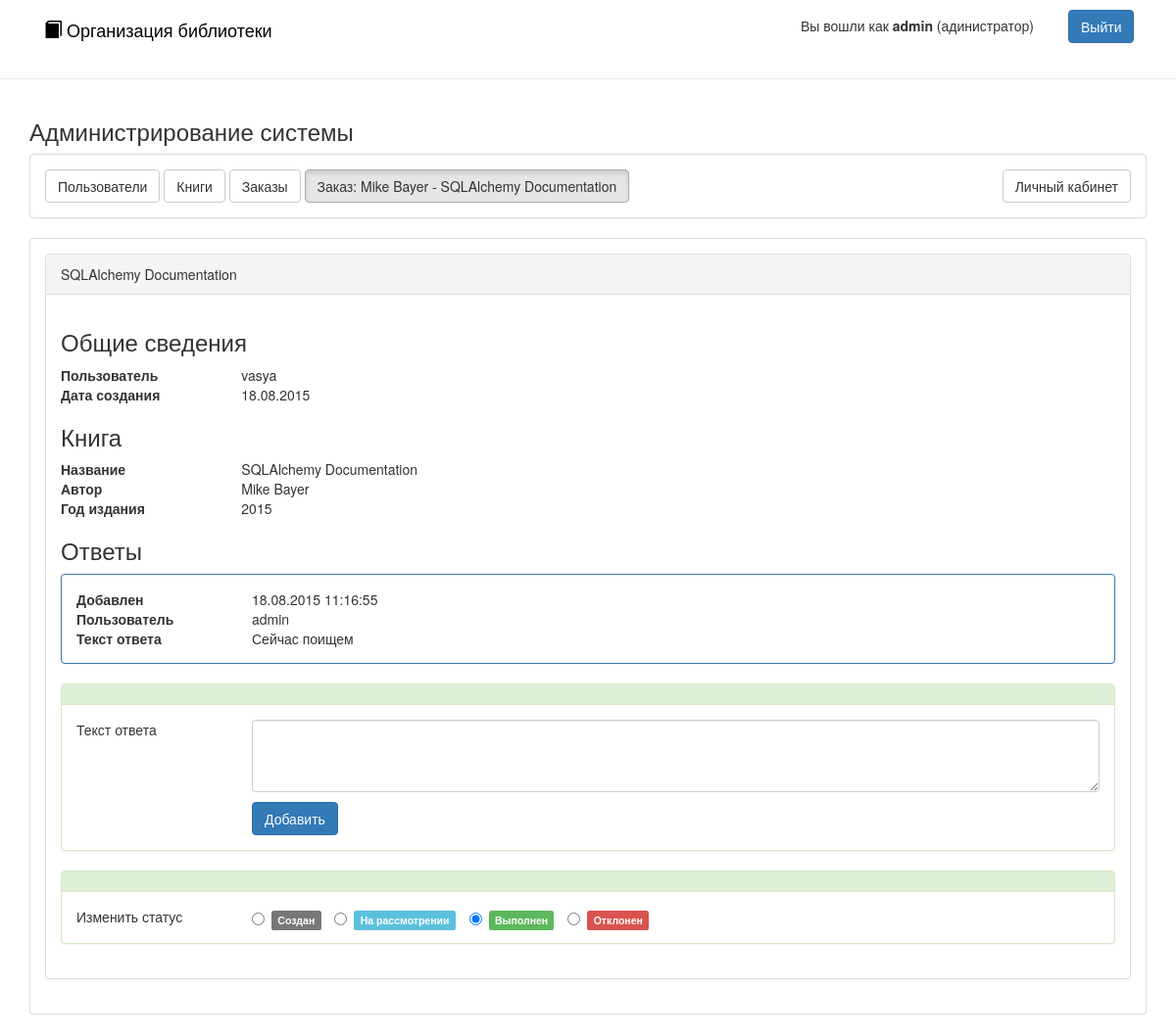
/admin/order/7203b51c-6e30-4072-b272-d188a05e44b1 (signed in), run on the app's committed database.
### app/models/User.py (models this page shows, shortened)
class User(db.Model, UserMixin):
    login = db.Column('login', db.String(30), primary_key=True, nullable=False)
    password = db.Column('password', db.String(30), nullable=False)
    email = db.Column('email', db.String(100), nullable=False)
    is_admin = db.Column('is_admin', db.Boolean, nullable=False)
    books = db.relationship('Book',
                            secondary=users_books,
                            primaryjoin=(users_books.c.user_login == login),
                            backref=db.backref('users_books', lazy='dynamic'),
                            lazy='dynamic')
    orders = db.relationship('Order')
    @classmethod
    def get(cls, id):
        return cls.query.get(id)

### app/models/Order.py (models this page shows, shortened)
class Order(db.Model):
    id = db.Column('id', db.String(36), primary_key=True, nullable=False)
    author = db.Column('author', db.Integer, nullable=False)
    name = db.Column('name', db.String(300), nullable=False)
    year = db.Column('year', db.Integer, nullable=True)
    create_date = db.Column('create_date', db.DateTime, nullable=False)
    user_login = db.Column(db.String(30), ForeignKey('user.login'), nullable=False)
    user = relationship('User')
    status_id = db.Column(db.Integer, ForeignKey('order_status.id'), nullable=False)
    status = relationship('OrderStatus')
    book_id = db.Column(db.String(36), ForeignKey('book.id'), nullable=True)
    book = relationship('Book')
    comments = relationship('Comment')
    @classmethod
    def get(cls, id):
        return cls.query.get(id)

### app/models/Comment.py (models this page shows, shortened)
class Comment(db.Model):
    id = db.Column('id', db.String(36), primary_key=True, nullable=False)
    text = db.Column('text', db.String(500), nullable=False)
    unread = db.Column('unread', db.Boolean, nullable=False)
    create_date = db.Column('create_date', db.DateTime, nullable=False)
    user_login = db.Column(db.String(30), ForeignKey('user.login'), nullable=False)
    user = db.relationship('User')
    order_id = db.Column(db.String(36), ForeignKey('order.id'), nullable=False)

### app/controllers/AdminController.py (the view)
@app.route("/admin/order/<order_id>", methods=['GET'])
@login_required
def admin_order(order_id):
    if not current_user.is_admin:
        abort(403)  # access denied
    o = Order.get(order_id)
    return render_template('admin/order.html', o=o)

### app/controllers/LoginController.py (called while the page is built)
@login_manager.user_loader
def load_user(lgn):
    return User.get(lgn)

### templates/admin/order.html (shortened to what this page needs)
{% extends "layout.html" %}
{% block body %}
<div class="container">
    <h3>Администрирование системы</h3>
    <div class="panel panel-default">
        <div class="panel-body">
            <a href="{{ url_for('admin_users') }}" class="btn btn-default">Пользователи</a>
            <a href="{{ url_for('admin_public') }}" class=" btn btn-default">Книги</a>
            <a href="{{ url_for('admin_orders') }}" class="btn btn-default">Заказы</a>
            <a href="{{ url_for('admin_orders') }}" class="btn btn-default active">Заказ: {{ o.author }} - {{ o.name }}</a>
            <a href="{{ url_for('main') }}" class="btn btn-default pull-right">Личный кабинет</a>
        </div>
    </div>
    <div class="panel panel-default">
        <div class="panel-body">
            <div class="panel panel-default">
                <div class="panel-heading">
                  {{ o.name }}
                </div>
                <div class="panel-body">
                    <h3>Общие сведения</h3>
                    <div class="row">
                      <div class="col-md-2"><b>Пользователь</b></div>
                      <div class="col-md-10">{{ o.user_login }}</div>
                    </div>
                    <div class="row">
                      <div class="col-md-2"><b>Дата создания</b></div>
                      <div class="col-md-10"> {{ o.create_date.strftime('%d.%m.%Y') }} </div>
                    </div>
                    <h3>Книга</h3>
                    <div class="row">
                      <div class="col-md-2"><b>Название</b></div>
                      <div class="col-md-10">{{ o.name }}</div>
                    </div>
                    <div class="row">
                      <div class="col-md-2"><b>Автор</b></div>
                      <div class="col-md-10">{{ o.author }}</div>
                    </div>
                    {% if o.year %}
                    <div class="row">
                      <div class="col-md-2"><b>Год издания</b></div>
                      <div class="col-md-10">{{ o.year }}</div>
                    </div>
                    {% endif %}
                    <h3>Ответы</h3>
                    {% for c in o.comments %}
                    <div class="panel
                    {% if c.user.is_admin %}
                    panel-primary
                    {% else %}
                    panel-success
                    {% endif %}
                    ">
                        <div class="panel-body">
                            <div class="row">
                              <div class="col-md-2"><b>Добавлен</b></div>
                              <div class="col-md-10">{{ c.create_date.strftime('%d.%m.%Y %H:%M:%S') }}</div>
                            </div>
                            <div class="row">
                              <div class="col-md-2"><b>Пользователь</b></div>
                              <div class="col-md-10">{{ c.user_login }}</div>
                            </div>
                            <div class="row">
                              <div class="col-md-2"><b>Текст ответа</b></div>
                              <div class="col-md-10">{{ c.text }}</div>
                            </div>
                        </div>
                    </div>
                    {% endfor %}
                    <form method="POST" action="{{ url_for('comment_add', order_id=o.id) }}">
                        <div class="panel panel-success">
                            <div class="panel-heading"></div>
                            <div class="panel-body">
                                <div class="row">
                                    <div class="col-md-2">Текст ответа</div>
                                    <div class="col-md-10">
                                        <textarea name="text" class="field form-control" rows="3"></textarea>
                                    </div>
                                </div>
                                <div class="row" style="margin-top:10px;">
                                    <div class="col-md-10 col-md-offset-2">
                                        <input type="submit" class="btn btn-primary" value="Добавить">
                                    </div>
                                </div>
                            </div>
                        </div>
                    </form>
                    {% if current_user.is_admin %}
                    <div class="panel panel-success">
                        <div class="panel-heading"></div>
                        <div class="panel-body">
                            <div class="row">
                                <div class="col-md-2">Изменить статус</div>
                                <div class="col-md-10">
                                    <label class="radio-inline">
                                        <a href="{{ url_for('admin_order_set_status', order_id=o.id, new_status_code=0) }}" style="text-decoration: none;">
                                            <input type="radio" name="optionsRadios" id="optionsRadios0" value="0">
                                            <span class="label label-default">Создан</span>
                                        </a>
                                    </label>
                                    <label class="radio-inline">
                                        <a href="{{ url_for('admin_order_set_status', order_id=o.id, new_status_code=1) }}" style="text-decoration: none;">
                                            <input type="radio" name="optionsRadios" id="optionsRadios1" value="1">
                                            <span class="label label-info">На рассмотрении</span>
                                        </a>
                                    </label>
                                    <label class="radio-inline">
                                        <input type="radio" name="optionsRadios" id="optionsRadios2" value="2">
                                        <span class="label label-success">Выполнен</span>
                                    </label>
                                    <label class="radio-inline">
                                        <input type="radio" name="optionsRadios" id="optionsRadios3" value="3">
                                        <span class="label label-danger">Отклонен</span>
                                    </label>
                                </div>
                            </div>
                        </div>
                    </div>
                    {% endif %}
                </div>
            </div>
        </div>
    </div>
</div>
{% endblock %}

### templates/layout.html (shortened to what this page needs)
<!DOCTYPE html>
<head>
    <link href="/static/css/bootstrap.min.css" rel="stylesheet">
</head>
<body>
    <header class="navbar navbar-static-top" style="margin-top: 10px;">
        <div class="container">
            <div class="col-md-8">
                <a href="{{ url_for('main') }}" style="color:black; text-decoration: none;">
                    <h4><span class="glyphicon glyphicon-book" aria-hidden="true"></span> Организация библиотеки</h4>
                </a>
            </div>
            {% if current_user.is_authenticated() %}
            <div class="col-md-3 text-right">
                <a class="btn btn-default"
                    {% if current_user.is_admin %}
                        href="{{ url_for('admin_users') }}"
                    {% endif %}
                    style="border: none;">Вы вошли как <b>{{ current_user.login }}</b>
                {% if current_user.is_admin %}
                    (адинистратор)
                {% endif %}
                </a>
            </div>
            <div class="col-md-1">
                <a class="btn btn-primary" href=" {{ url_for('logout') }}">Выйти</a>
            </div>
            {% endif %}
        </div>
    </header>
    <hr>
    {% block body %}{% endblock %}
</body>
</html>

### data on the page
User: login "admin"
Order: author "Mike Bayer", name "SQLAlchemy Documentation", user_login "vasya", create_date "18.08.2015", year "2015"
Comment: create_date "18.08.2015 11:16:55", user_login "admin", text "Сейчас поищем"
